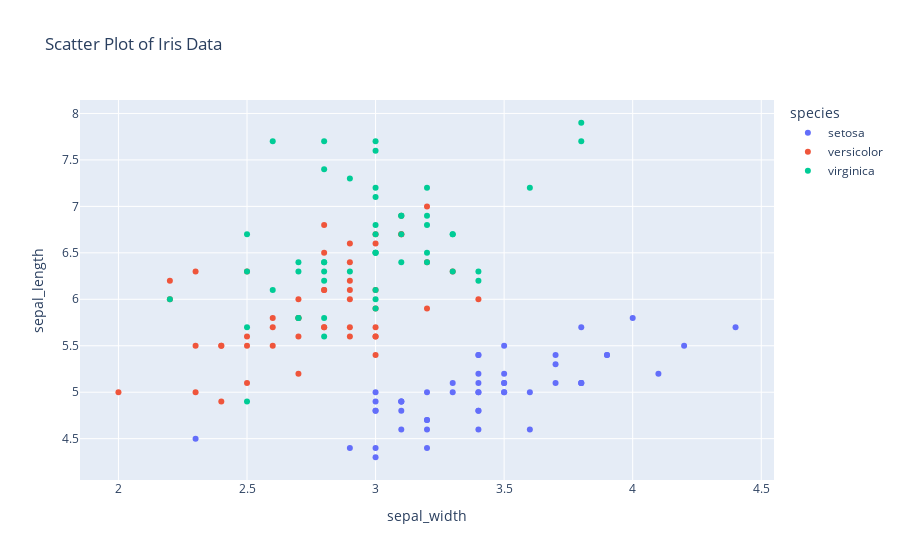

Source (notebook cell):
### Markdown cell above
### Scatter Plots

Scatter plots display the relationship between two numeric variables. To create a scatter plot using Plotly Express, use the `px.scatter()` function.

Example:
```python
import plotly.express as px

data = px.data.iris()

fig = px.scatter(data, x='sepal_width', y='sepal_length', color='species', title='Scatter Plot of Iris Data')
fig.show()

### Code cell
import plotly.express as px

data = px.data.iris()

fig = px.scatter(data, x='sepal_width', y='sepal_length', color='species', title='Scatter Plot of Iris Data')
fig.show()

### Figure 1 — Plotly figure (JSON) as saved in the notebook; plotly's stock layout.template omitted (floating-point values rounded to 4 significant figures)
{"data": [{"hovertemplate": "species=setosa<br>sepal_width=%{x}<br>sepal_length=%{y}<extra></extra>", "legendgroup": "setosa", "marker": {"color": "#636efa", "symbol": "circle"}, "mode": "markers", "name": "setosa", "orientation": "v", "showlegend": true, "type": "scatter", "x": [3.5, 3, 3.2, 3.1, 3.6, 3.9, 3.4, 3.4, 2.9, 3.1, 3.7, 3.4, 3, 3, 4, 4.4, 3.9, 3.5, 3.8, 3.8, 3.4, 3.7, 3.6, 3.3, 3.4, 3, 3.4, 3.5, 3.4, 3.2, 3.1, 3.4, 4.1, 4.2, 3.1, 3.2, 3.5, 3.1, 3, 3.4, 3.5, 2.3, 3.2, 3.5, 3.8, 3, 3.8, 3.2, 3.7, 3.3], "xaxis": "x", "y": [5.1, 4.9, 4.7, 4.6, 5, 5.4, 4.6, 5, 4.4, 4.9, 5.4, 4.8, 4.8, 4.3, 5.8, 5.7, 5.4, 5.1, 5.7, 5.1, 5.4, 5.1, 4.6, 5.1, 4.8, 5, 5, 5.2, 5.2, 4.7, 4.8, 5.4, 5.2, 5.5, 4.9, 5, 5.5, 4.9, 4.4, 5.1, 5, 4.5, 4.4, 5, 5.1, 4.8, 5.1, 4.6, 5.3, 5], "yaxis": "y"}, {"hovertemplate": "species=versicolor<br>sepal_width=%{x}<br>sepal_length=%{y}<extra></extra>", "legendgroup": "versicolor", "marker": {"color": "#EF553B", "symbol": "circle"}, "mode": "markers", "name": "versicolor", "orientation": "v", "showlegend": true, "type": "scatter", "x": [3.2, 3.2, 3.1, 2.3, 2.8, 2.8, 3.3, 2.4, 2.9, 2.7, 2, 3, 2.2, 2.9, 2.9, 3.1, 3, 2.7, 2.2, 2.5, 3.2, 2.8, 2.5, 2.8, 2.9, 3, 2.8, 3, 2.9, 2.6, 2.4, 2.4, 2.7, 2.7, 3, 3.4, 3.1, 2.3, 3, 2.5, 2.6, 3, 2.6, 2.3, 2.7, 3, 2.9, 2.9, 2.5, 2.8], "xaxis": "x", "y": [7, 6.4, 6.9, 5.5, 6.5, 5.7, 6.3, 4.9, 6.6, 5.2, 5, 5.9, 6, 6.1, 5.6, 6.7, 5.6, 5.8, 6.2, 5.6, 5.9, 6.1, 6.3, 6.1, 6.4, 6.6, 6.8, 6.7, 6, 5.7, 5.5, 5.5, 5.8, 6, 5.4, 6, 6.7, 6.3, 5.6, 5.5, 5.5, 6.1, 5.8, 5, 5.6, 5.7, 5.7, 6.2, 5.1, 5.7], "yaxis": "y"}, {"hovertemplate": "species=virginica<br>sepal_width=%{x}<br>sepal_length=%{y}<extra></extra>", "legendgroup": "virginica", "marker": {"color": "#00cc96", "symbol": "circle"}, "mode": "markers", "name": "virginica", "orientation": "v", "showlegend": true, "type": "scatter", "x": [3.3, 2.7, 3, 2.9, 3, 3, 2.5, 2.9, 2.5, 3.6, 3.2, 2.7, 3, 2.5, 2.8, 3.2, 3, 3.8, 2.6, 2.2, 3.2, 2.8, 2.8, 2.7, 3.3, 3.2, 2.8, 3, 2.8, 3, 2.8, 3.8, 2.8, 2.8, 2.6, 3, 3.4, 3.1, 3, 3.1, 3.1, 3.1, 2.7, 3.2, 3.3, 3, 2.5, 3, 3.4, 3], "xaxis": "x", "y": [6.3, 5.8, 7.1, 6.3, 6.5, 7.6, 4.9, 7.3, 6.7, 7.2, 6.5, 6.4, 6.8, 5.7, 5.8, 6.4, 6.5, 7.7, 7.7, 6, 6.9, 5.6, 7.7, 6.3, 6.7, 7.2, 6.2, 6.1, 6.4, 7.2, 7.4, 7.9, 6.4, 6.3, 6.1, 7.7, 6.3, 6.4, 6, 6.9, 6.7, 6.9, 5.8, 6.8, 6.7, 6.7, 6.3, 6.5, 6.2, 5.9], "yaxis": "y"}], "layout": {"legend": {"title": {"text": "species"}, "tracegroupgap": 0}, "title": {"text": "Scatter Plot of Iris Data"}, "xaxis": {"anchor": "y", "domain": [0, 1], "title": {"text": "sepal_width"}}, "yaxis": {"anchor": "x", "domain": [0, 1], "title": {"text": "sepal_length"}}}}
